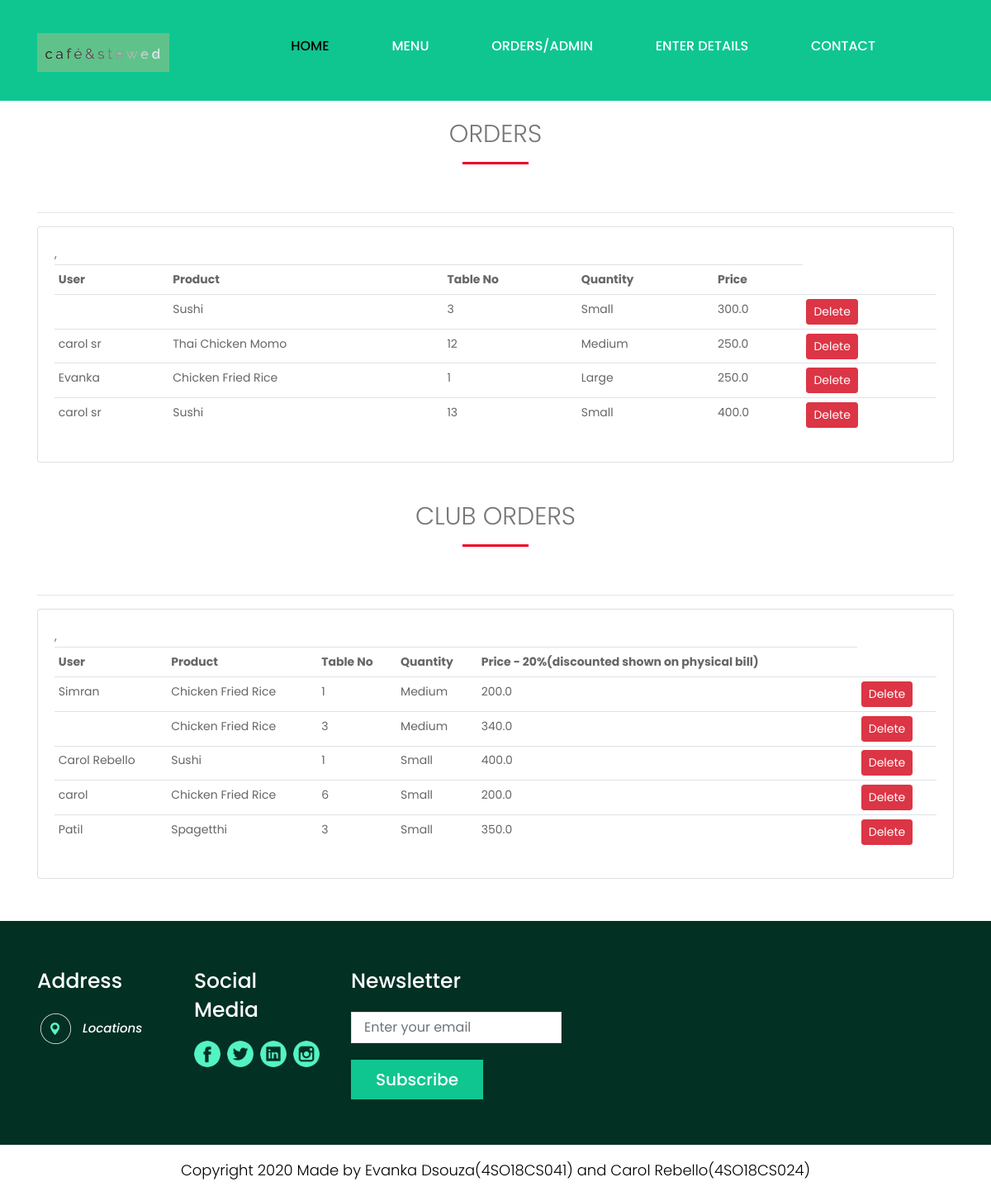
Screenshot of /orders/ with the database file from the repository.
### accounts/models.py (models this page shows, shortened)
class Order(models.Model):
	QUANTITY =(
		('Large', 'Large'),
		('Medium', 'Medium'),
		('Small', 'Small'),
		)
	user=models.ForeignKey(User, null=True, on_delete=models.SET_NULL)
	menu=models.ForeignKey(Menu, null=True, on_delete=models.SET_NULL)
	quantity=models.CharField(max_length=100, null=True, choices=QUANTITY)
	price = models.FloatField(null=True)
	Table_No=models.CharField(max_length=10, null=True)

class Menu(models.Model):
	image = models.ImageField(upload_to="gallery", default='C:/Users/Ivanka/Desktop/dbmsproject/static/images/dish/picn.jpeg')
	dishname=models.CharField(max_length=200, null=True)
	price = models.FloatField(null=True)
	description=models.CharField(max_length=400, null=True)

class User(models.Model):
	name=models.CharField(max_length=200, null=True)
	emailid=models.CharField(max_length=200, null=True)
	password=models.CharField(max_length=200, null=True)

class ClubOrder(models.Model):
	QUANTITY =(
		('Large', 'Large'),
		('Medium', 'Medium'),
		('Small', 'Small'),
		)
	Club_Member=models.ForeignKey(ClubMember, null=True, on_delete=models.SET_NULL)
	menu=models.ForeignKey(Menu, null=True, on_delete=models.SET_NULL)
	quantity=models.CharField(max_length=100, null=True, choices=QUANTITY)
	price = models.FloatField(null=True)
	Table_No=models.CharField(max_length=10, null=True)

class ClubMember(models.Model):
	name=models.CharField(max_length=200, null=True)
	emailid=models.CharField(max_length=200, null=True)
	password=models.CharField(max_length=200, null=True)

### accounts/views.py (the view)
# urls.py: path('orders/',views.orders, name="orders"),
def orders(request):
	orders=Order.objects.all()
	ordersc=ClubOrder.objects.all()
	context={'orders':orders, 'ordersc':ordersc}
	return render(request, 'accounts/orders.html', context)

### accounts/templates/accounts/orders.html
{%  extends 'accounts/main.html' %}
{% block content %}
{% load static %}
<br>
<div class="row">
	<div class="container">
		<h3 id="evanka" class="lead main text-center">ORDERS</h3>
		<hr>
		<div class="card card-body">
			,
			<table class="table table-sm">
				<tr>
					<th>User</th>
					<th>Product</th>
					<th>Table No</th>
					<th>Quantity</th>
					<th>Price</th>
				</tr>
				{% for a in orders %}
					<tr>
						<td>{{a.user.name}}</td>
						<td>{{a.menu.dishname}}</td>
						<td>{{a.Table_No}}</td>
						<td>{{a.quantity}}</td>
						<td>{{ a.price }}</td>
						<td><a class="btn btn-sm btn-danger" href="{% url 'delete_order' a.id %}">Delete</a></td>
					</tr>
				{% endfor %}
			</table>
		</div>
	</div>
<div class="container">
	<br>
<br>
		<h3 id="evanka" class="lead main text-center">CLUB ORDERS</h3>
		<hr>
		<div class="card card-body">
			,
			<table class="table table-sm">
				<tr>
					<th>User</th>
					<th>Product</th>
					<th>Table No</th>
					<th>Quantity</th>
					<th>Price - 20%(discounted shown on physical bill)</th>
				</tr>
				{% for b in ordersc %}
					<tr>
						<td>{{b.Club_Member.name}}</td>
						<td>{{b.menu.dishname}}</td>
						<td>{{b.Table_No}}</td>
						<td>{{b.quantity}}</td>
						<td>{{ b.price }}</td>
						<td><a class="btn btn-sm btn-danger" href="{% url 'delete_club' b.id %}">Delete</a></td>
					</tr>
				{% endfor %}
			</table>
		</div>
	</div>
</div>
<br>
<br>
{% endblock %}

### accounts/templates/accounts/main.html (shortened to what this page needs)
{% load static %}
<!DOCTYPE html>
<html lang="en">
   <head>
      <link rel="stylesheet" type="text/css" href="{% static '/css/main.css' %}">
      <link rel="stylesheet" href="{% static '/css/bootstrap.min.css' %}">
      <link rel="stylesheet" href="{% static '/css/style.css' %}">
      <link rel="stylesheet" href="{% static '/css/responsive.css' %}">
      <link rel="stylesheet" href="{% static '/css/jquery.mCustomScrollbar.min.css' %}">
      <link rel="stylesheet" href="https://netdna.bootstrapcdn.com/font-awesome/4.0.3/css/font-awesome.css">
      <link rel="stylesheet" href="https://cdnjs.cloudflare.com/ajax/libs/fancybox/2.1.5/jquery.fancybox.min.css" media="screen">
   </head>
   <body class="main-layout">
	{% include 'accounts/navbar.html' %}
	{% block content %}
	{% endblock %}
<footer>
   <div class="footer">
            <div class="container">
               <div class="row">
                  <div class="col-lg-2 col-md-6 col-sm-12 width">
                     <div class="address">
                        <h3>Address</h3>
                        <i><img src="icon/3.png">Locations</i>
                     </div>
                  </div>
                  <div class="col-lg-2 col-md-6 col-sm-12 width">
                     <div class="address">
                        <h3>Social Media </h3>
                        <ul class="contant_icon">
                           <li><a href="www.facebook.com"><img src="{% static 'icon/fb.png' %}" alt="icon"/></a></li>
                           <li><a href="www.twitter.com"><img src="{% static 'icon/tw.png' %}" alt="icon"/></a></li>
                           <li><a href="www.linkedin.com"><img src="{% static 'icon/lin (2).png' %}" alt="icon"/></a></li>
                           <li><a href="www.instagram.com"><img src="{% static 'icon/instagram.png' %}" alt="icon"/></a></li>
                        </ul>
                     </div>
                  </div>
                  <div class="col-xl-3 col-lg-3 col-md-12 col-sm-12 width">
                     <div class="address">
                        <h3>Newsletter </h3>
                        <input class="form-control" placeholder="Enter your email" type="type" name="Enter your email">
                        <button class="submit-btn">Subscribe</button>
                     </div>
                  </div>
               </div>
            </div>
	 <div class="copyright">
               <p>Copyright 2020 Made by Evanka Dsouza(4SO18CS041) and Carol Rebello(4SO18CS024)</a></p>
            </div>
</footer>
</body>
</html>

### accounts/templates/accounts/navbar.html (shortened to what this page needs)
      {% load static %}
      <header>
         <div class="header">
         <div class="container">
            <div class="row">
               <div class="col-xl-2 col-lg-2 col-md-2 col-sm-2 col logo_section">
                  <div class="full">
                     <div class="center-desk">
                        <div class="logo"> <a href="main.html"><img src="{% static 'images/logo.jfif' %}"></a> </div>
                     </div>
                  </div>
               </div>
               <div class="col-xl-9 col-lg-9 col-md-9 col-sm-9">
                  <div class="menu-area">
                     <div class="limit-box">
                        <nav class="main-menu">
                           <ul class="menu-area-main">
                              <li class="active"> <a href="{% url 'home' %}">Home</a> </li>
                              <li> <a href="{% url 'menu' %}">Menu</a> </li>
                              <li> <a href="{% url 'orders' %}">Orders/Admin</a> </li>
                              <li> <a href="{% url 'register' %}">Enter Details</a></li>
                              <li> <a href="{% url 'contact' %}">Contact</a> </li>
                           </ul>
                        </nav>
                     </div>
                  </div>
               </div>
            </div>
         </div>
      </header>

### static/css/main.css (style rules this page uses)
#evanka { font-size:30px; }
body { font-family:'Kreon',serif; -webkit-font-smoothing:antialiased; -webkit-text-size-adjust:100%; }
img { max-height:100%; max-width:100%; }
.main.lead { margin-bottom:80px; }
.lead { font-size:25px; line-height:24px; font-weight:normal; text-transform:uppercase; margin-bottom:15px; color:#2e2e2e; position:relative; }
.lead:after { position:absolute; content:' '; background:#ed0121; width:80px; height:3px; bottom:-22px; left:50%; margin-left:-40px; }
.form-control { height:38px; font-size:14px; vertical-align:middle; background-color:transparent; -webkit-border-radius:2px; -webkit-border-radius:2px; -moz-border-radius:2px; border-radius:2px; -webkit-box-shadow:none !important; -moz-box-shadow:none !important; box-shadow:none !important; -webkit-transition:none !important; -moz-transition:none !important; -o-transition:none !important; transition:none !important; }

### static/css/style.css (style rules this page uses)
* { box-sizing: border-box !important; }
html { scroll-behavior: smooth; }
body { color: #666666; font-size: 14px; font-family: 'poppins', sans-serif; line-height: 1.80857; font-weight: normal; overflow-x: hidden; }
a { color: #1f1f1f; text-decoration: none !important; outline: none !important; -webkit-transition: all .3s ease-in-out; -moz-transition: all .3s ease-in-out; -ms-transition: all .3s ease-in-out; -o-transition: all .3s ease-in-out; transition: all .3s ease-in-out; }
h1, h2, h3, h4, h5, h6 { letter-spacing: 0; font-weight: normal; position: relative; padding: 0 0 10px 0; font-weight: normal; line-height: normal; color: #111111; margin: 0 }
h3 { font-size: 18px }
*, *::after, *::before { -webkit-box-sizing: border-box; -moz-box-sizing: border-box; box-sizing: border-box; }
ul, li, ol { margin: 0px; padding: 0px; list-style: none; }
p { margin: 0px; font-weight: 300; font-size: 15px; line-height: 24px; }
a { color: #222222; text-decoration: none; outline: none !important; }
a, .btn { text-decoration: none !important; outline: none !important; -webkit-transition: all .3s ease-in-out; -moz-transition: all .3s ease-in-out; -ms-transition: all .3s ease-in-out; -o-transition: all .3s ease-in-out; transition: all .3s ease-in-out; }
img { max-width: 100%; height: auto; }
.lead { font-size: 18px; line-height: 30px; color: #767676; margin: 0; padding: 0; }
button { border: 0; margin: 0; padding: 0; cursor: pointer; }
.full { float: left; width: 100%; }
.full { width: 100%; float: left; margin: 0; padding: 0; }
.logo_section { text-align: center; }
.logo { float: left; }
nav.main-menu { float: right; margin-left: 0; }
.menu-area-main li.active a { color: #000; }
.main-menu { text-align: center; }
.main-menu ul { margin: 0; list-style-type: none; }
.main-menu ul>li { display: inline-block; position: relative; }
.main-menu ul>li a { padding: 6px 36px 0 36px; line-height: 20px; font-size: 16px; display: block; font-weight: 500; color: #fff; text-transform: uppercase; }
.main-menu ul li:last-child a { padding-right: 0; }
.main-menu ul li:first-child { margin-left: 0; }
.main-menu ul>li { position: inherit; display: inline-block; vertical-align: middle; }
.header { background: #0fc690; padding: 40px 0px; padding-bottom: 35px; }
.logo a { font-size: 40px; font-weight: bold; text-transform: uppercase; color: #fff; line-height: 40px; }
.width { width: 25%; }
.footer { background: #023023; padding-top: 55px; }
.footer .address h3 { color: #fff; font-size: 25px; line-height: 35px; font-weight: 500; padding-bottom: 20px; }
.footer .address i { color: #fff; font-size: 15px; font-weight: 500; }
.footer .address i img { padding-right: 10px; }
.form-control { border: #b1b0b0 solid 2px; margin-bottom: 30px; border-radius: inherit; padding: 16px 19px; color: #cfcece; }
ul.contant_icon { list-style: none; margin: 0; padding: 0; width: 100%; float: left; }
ul.contant_icon li { float: left; text-align: center; display: flex; justify-content: center; align-items: center; flex-wrap: wrap; padding-right: 8px; }
ul.contant_icon li img { width: 32px; height: 32px; }
.footer .address .form-control { padding: 10px 15px; border: #ddd solid 1px; margin-bottom: 20px; box-shadow: inherit; }
.footer .address .submit-btn { padding: 5px 29px; border: #0fc690 solid 1px; background: #0fc690; color: #fff; font-weight: 500; font-size: 20px; }
.copyright { background-color: #fff; padding: 20px 0px; ; margin-top: 55px; }
.copyright p { color: #000; font-size: 18px; line-height: 22px; text-align: center; }

### rows the page displays
Order: menu.dishname "Sushi", Table_No "3", quantity "Small", price "300.0"
Order: user.name "carol sr", menu.dishname "Thai Chicken Momo", Table_No "12", quantity "Medium", price "250.0"
Order: user.name "Evanka", menu.dishname "Chicken Fried Rice", Table_No "1", quantity "Large", price "250.0"
Order: user.name "carol sr", menu.dishname "Sushi", Table_No "13", quantity "Small", price "400.0"
ClubOrder: Club_Member.name "Simran", menu.dishname "Chicken Fried Rice", Table_No "1", quantity "Medium", price "200.0"
ClubOrder: menu.dishname "Chicken Fried Rice", Table_No "3", quantity "Medium", price "340.0"
ClubOrder: Club_Member.name "Carol Rebello", menu.dishname "Sushi", Table_No "1", quantity "Small", price "400.0"
ClubOrder: Club_Member.name "carol", menu.dishname "Chicken Fried Rice", Table_No "6", quantity "Small", price "200.0"
ClubOrder: Club_Member.name "Patil", menu.dishname "Spagetthi", Table_No "3", quantity "Small", price "350.0"
